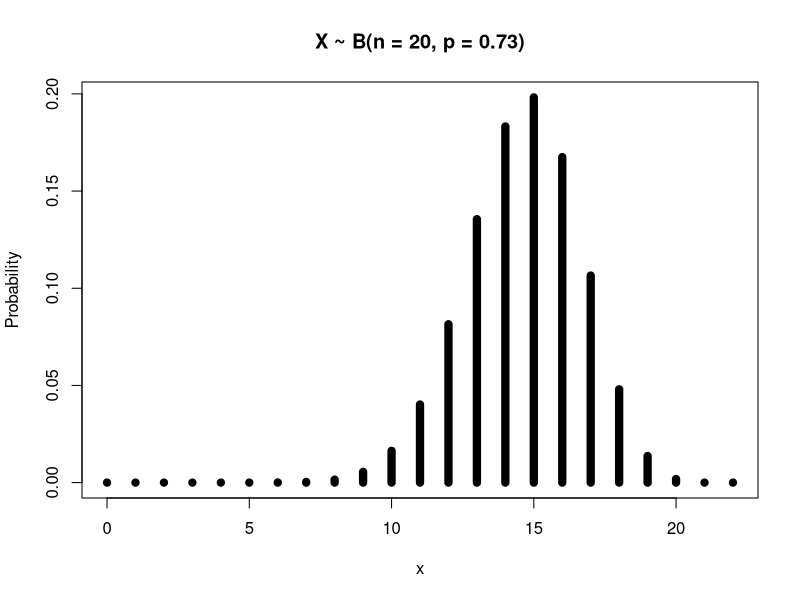
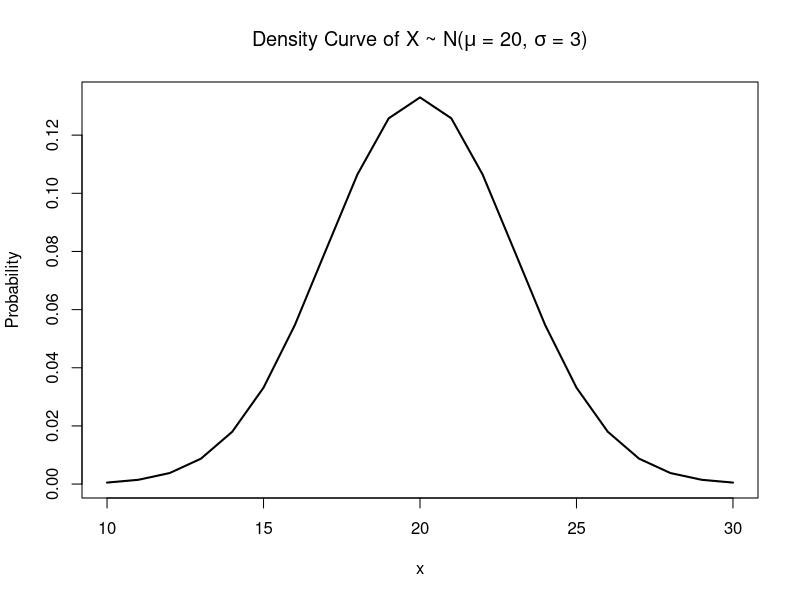
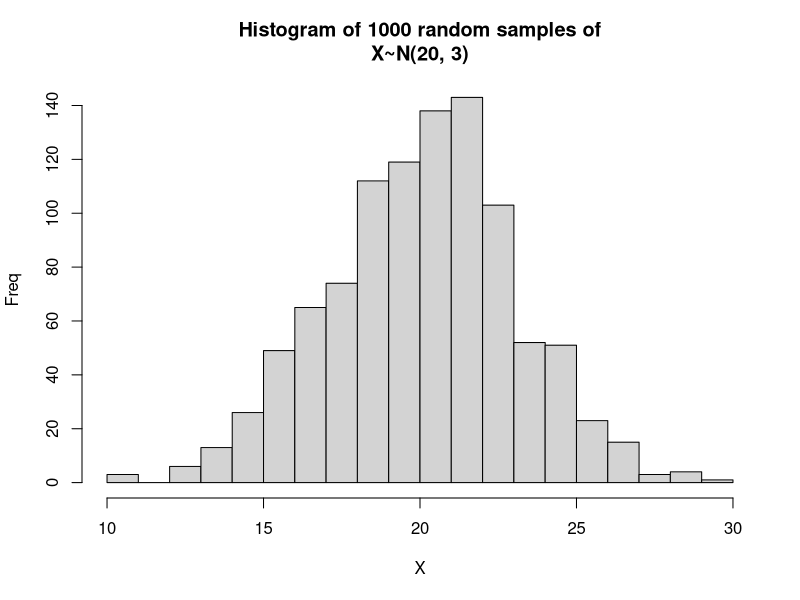
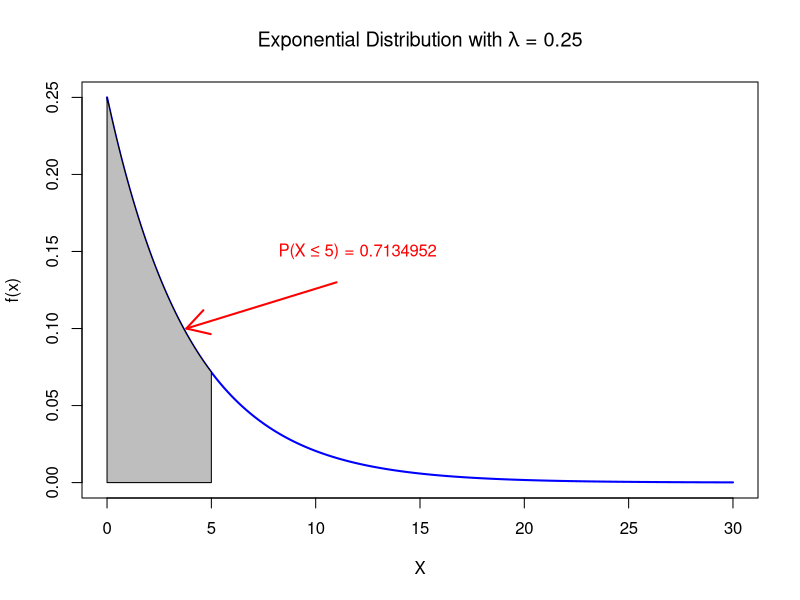
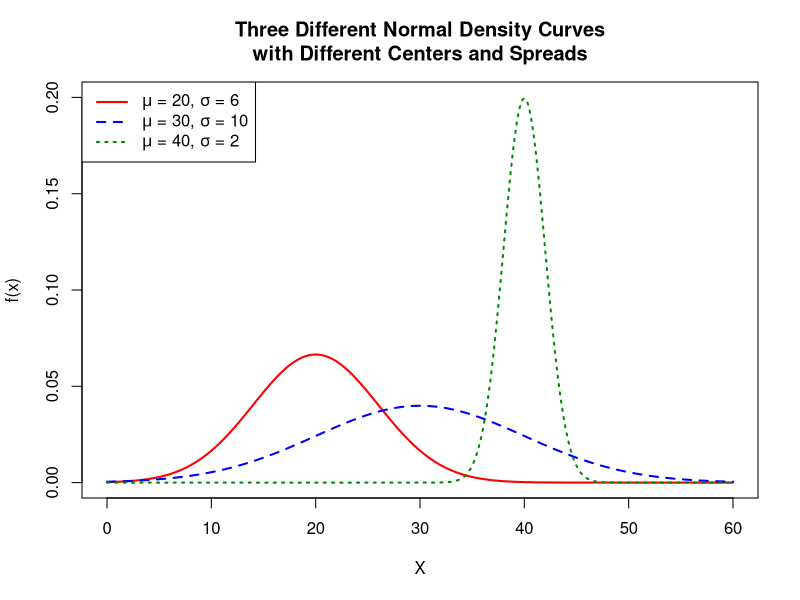

Reproduce these figures in R, in order.
# STAT 435 Lab Assignment 7
# By William Franzen

# 1. X ~ Bin(n = 20, p = 0.73) ----
n <- 20
p <- 0.73

# a. P(X = 16)
dbinom(15, n, p)

# b. Plot the Probability Distribution Plot of x.
plot(0:22, dbinom(0:22, n, p),
     type = "h",
     lwd = 8,
     main = "X ~ B(n = 20, p = 0.73)",
     xlab = "x",
     ylab = "Probability")

# c. Find P(10 < X < 15)
pbinom(14, n, p) - pbinom(10, n, p)

# d. Find P(14 <= X < 18)
pbinom(17, n, p) - pbinom(14, n, p)

# e. Find P(X > 12)
pbinom(12, n, p, lower.tail = FALSE)

# f. Find x such that P(X > x) = 0.4
qbinom(0.4, n, p)

# g. Find mean and standard deviation of X.
# Mean:
n * p
# STDev:
(n * p * (1-p))**0.5



# 2. X ~ N(mean = 20, stdev = 3) ----
m <- 20
s <- 3

# a. Find f(x = 18)
dnorm(18, m, s)

# b. Draw a probability density curve of X over range 10 to 30.
plot(10:30, dnorm(10:30, m, s),
     type = "l",
     lwd = 2,
     main = expression(paste("Density Curve of X ~ N(", mu, " = 20, ", sigma, " = 3)")),
     xlab = "x",
     ylab = "Probability")

# c. Find P(X > 23)
pnorm(23, m, s, lower.tail = FALSE)

# d. Find P(12 <= X < 21)
pnorm(21, m, s) - pnorm(12, m, s)

# e. Find 70th percentile of X
qnorm(0.7, m, s)

# f. Find a and b such that P(a <= X <= b) = 0.8 (central area)
left <- qnorm(0.1, m, s)
offset <- 20 - left
right <- 20 + offset
left
right
pnorm(right, m, s) - pnorm(left, m, s)

# g. Find the quintiles of X and report them here.
qnorm(seq(0.2, 0.8, by = 0.2), m, s)

# h. Find the IQR of X
qnorm(0.75, m, s) - qnorm(0.25, m, s)

# i. Set the seed to 435 and generate a random sample of size 1000.
set.seed(435)
rnd <- rnorm(1000, m, s)

hist(rnd, breaks = 18,
     main = "Histogram of 1000 random samples of\nX~N(20, 3)",
     xlab = "X",
     ylab = "Freq")
mean(rnd)
sd(rnd)

# 3. X ~ U(2.1, 10.5) ----
a <- 2.1
b <- 10.5

# a. What is the probability of waiting over 3.1 weeks?
punif(3.1, a, b, lower.tail = FALSE)

# b. What is the probability of receiving it in under a month?
month <- 31 / 7
punif(month, a, b)

# c. What is the probability of waiting between 4 and 6 weeks?
punif(6, a, b) - punif(4, a, b)

# d. What value of X separates the longest 5% of the times from the remaining?
qunif(0.95, a, b)

# e. Find mean and standard deviation of X
# Mean:
(a + b) / 2
# STDev:
sqrt((b-a)**2 / 12)

# 4. Exponential Distribution with lambda = 0.25
lam <- 0.25

# a. Find P(X > 7)
pexp(7, lam)

# b. Find P(5 <= X < 20)
pexp(20, lam) - pexp(5, lam)

# c. Find 90th percentile of X
qexp(0.9, lam)

# d. Find P(X <= 5) and recreate this graph.
j <- pexp(5, lam)
thisrange <- seq(0, 30, length.out = 800)
plot(thisrange, dexp(thisrange, lam),
     type = "l",
     col = "blue",
     lwd = 2,
     ylim = c(0, 0.25),
     xlim = c(0, 30),
     main = expression(paste("Exponential Distribution with ", lambda, " = 0.25")),
     xlab = "X",
     ylab = "f(x)")
shade <- seq(0, 5, length.out = 200)
fshade <- dexp(shade, lam)
polygon(c(0, shade, 5), c(0, fshade, 0), density=-1, col="gray")

text(x = 12, y = 0.15,
     labels ="P(X ≤ 5) = 0.7134952",
     col = "red")
arrows(11, 0.13, 3.8, 0.1,
       col = "red",
       lwd = 2)

# 5 ----
# Recreate the graph
range5 <- seq(0, 60, length.out = 800)
plot(1, 1,
     type="n",
     xlim = c(0, 60),
     ylim = c(0, 0.2),
     main = "Three Different Normal Density Curves\nwith Different Centers and Spreads",
     xlab = "X",
     ylab = "f(x)")
lines(range5, dnorm(range5, 20, 6),
      lty = 1,
      col = "red",
      lwd = 2)
lines(range5, dnorm(range5, 30, 10),
      lty = 2,
      col = "blue",
      lwd = 2)
lines(range5, dnorm(range5, 40, 2),
      lty = 3,
      col = "green4",
      lwd = 2)

legend("topleft",
       legend = c(
         expression(paste(mu, " = 20, ", sigma, " = 6")),
         expression(paste(mu, " = 30, ", sigma, " = 10")),
         expression(paste(mu, " = 40, ", sigma, " = 2"))
         ),
       lty = 1:3,
       lwd = 2,
       col = c("red", "blue", "green4"))

